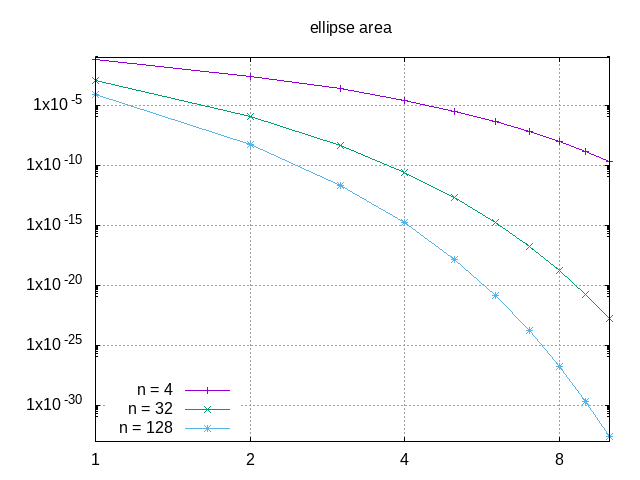

This figure's gnuplot source:
set term png
set output "q_conv_ellipse.png"

set title 'ellipse area'
set key b l
set logscale x 2
set logscale y 10
set grid

plot 'q_convergence.dat' using 1:2 with linespoints linestyle 1 title 'n = 4' ,\
     'q_convergence.dat' using 1:4 with linespoints linestyle 2 title 'n = 32' ,\
     'q_convergence.dat' using 1:6 with linespoints linestyle 3 title 'n = 128'